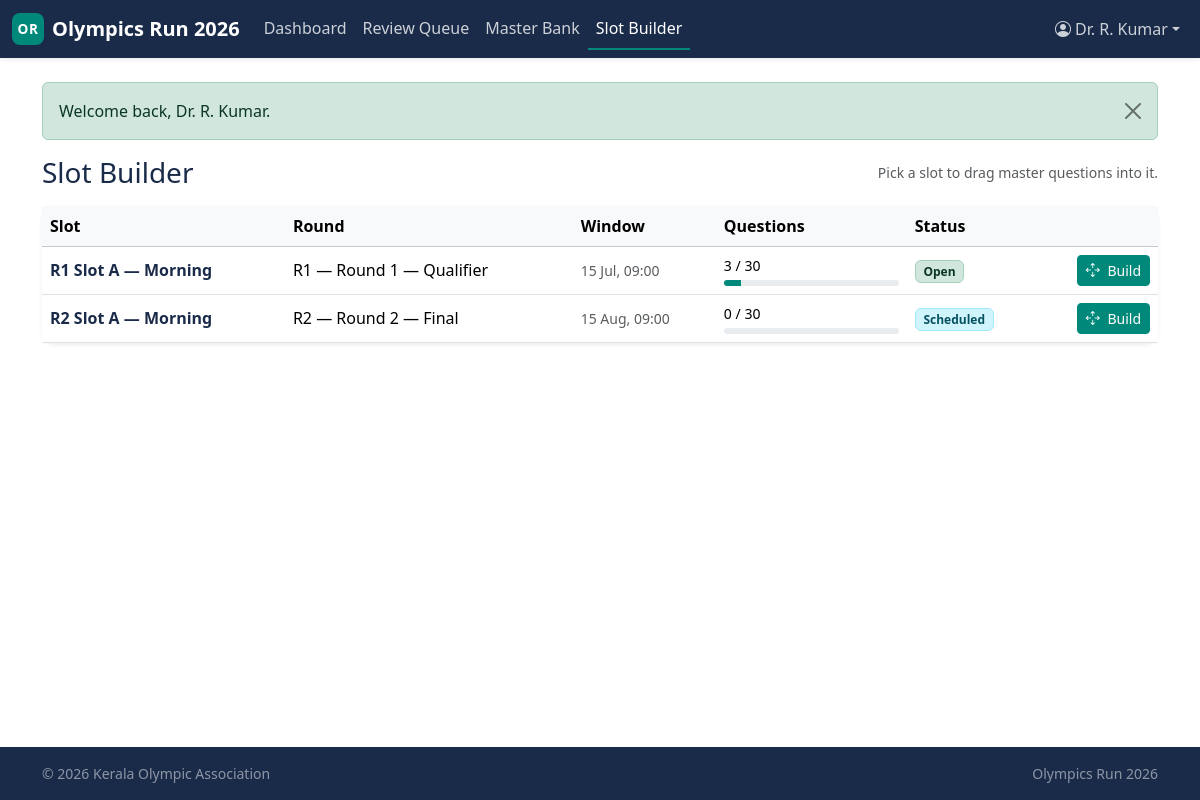
The page /panelist/slots (signed in) on the database its author committed.
### tables this page shows
CREATE TABLE slots (
    slot_id        INT UNSIGNED  NOT NULL AUTO_INCREMENT,
    round_id       INT UNSIGNED  NOT NULL,
    slot_label     VARCHAR(100)  NULL,
    starts_at      DATETIME      NOT NULL,
    ends_at        DATETIME      NOT NULL,
    capacity       INT UNSIGNED  NOT NULL DEFAULT 50,
    status         ENUM('scheduled','open','closed','cancelled')
                            NOT NULL DEFAULT 'scheduled',
    created_by_user_id INT UNSIGNED NULL,
    created_at     DATETIME      NOT NULL DEFAULT CURRENT_TIMESTAMP,
    updated_at     DATETIME      NOT NULL DEFAULT CURRENT_TIMESTAMP
                                                ON UPDATE CURRENT_TIMESTAMP,
    PRIMARY KEY (slot_id),
    KEY idx_slot_round (round_id),
    KEY idx_slot_starts (starts_at),
    KEY idx_slot_status (status),
    CONSTRAINT fk_slot_round
        FOREIGN KEY (round_id) REFERENCES rounds(round_id)
        ON DELETE CASCADE,
    CONSTRAINT fk_slot_creator
        FOREIGN KEY (created_by_user_id)
            REFERENCES association_users(association_user_id)
        ON DELETE SET NULL
);

CREATE TABLE rounds (
    round_id              INT UNSIGNED  NOT NULL AUTO_INCREMENT,
    association_id        INT UNSIGNED  NOT NULL,
    round_number          TINYINT UNSIGNED NOT NULL,
    name                  VARCHAR(100)  NOT NULL,
    description           TEXT          NULL,
    slot_duration_minutes INT UNSIGNED  NOT NULL DEFAULT 30,
    quiz_duration_minutes INT UNSIGNED  NOT NULL DEFAULT 15,
    questions_per_quiz    INT UNSIGNED  NOT NULL DEFAULT 30,
    marks_correct         DECIMAL(5,2)  NOT NULL DEFAULT 1.00,
    marks_wrong           DECIMAL(5,2)  NOT NULL DEFAULT 0.00,
    marks_unanswered      DECIMAL(5,2)  NOT NULL DEFAULT 0.00,
    qualifiers_count      INT UNSIGNED  NULL,
    status                ENUM('draft','open','closed','published')
                                NOT NULL DEFAULT 'draft',
    starts_at             DATETIME      NULL,
    ends_at               DATETIME      NULL,
    created_at            DATETIME      NOT NULL DEFAULT CURRENT_TIMESTAMP,
    updated_at            DATETIME      NOT NULL DEFAULT CURRENT_TIMESTAMP
                                                ON UPDATE CURRENT_TIMESTAMP,
    PRIMARY KEY (round_id),
    UNIQUE KEY uniq_assoc_round (association_id, round_number),
    KEY idx_round_status (status),
    CONSTRAINT fk_round_assoc
        FOREIGN KEY (association_id) REFERENCES associations(association_id)
        ON DELETE CASCADE
);

### includes/helpers.php (called while the page is built, shortened)
<?php
function e(?string $value): string
{
    return htmlspecialchars((string)$value, ENT_QUOTES | ENT_SUBSTITUTE, 'UTF-8');
}
function view(string $template, array $data = []): string
{
    $__file = __DIR__ . '/../views/' . $template . '.php';
    extract($data, EXTR_SKIP);
    include $__file;
    return ob_get_clean();
}
function render(string $template, array $data = []): void
{
    $content   = view($template, $data);
    include __DIR__ . '/../views/layouts/app.php';
}
function status_badge(?string $status): string
{
    $map = [
        'active'         => 'bg-success-subtle text-success-emphasis border border-success-subtle',
        'approved'       => 'bg-success-subtle text-success-emphasis border border-success-subtle',
        'open'           => 'bg-success-subtle text-success-emphasis border border-success-subtle',
        'published'      => 'bg-success-subtle text-success-emphasis border border-success-subtle',
        'pending'        => 'bg-warning-subtle text-warning-emphasis border border-warning-subtle',
        'needs_revision' => 'bg-warning-subtle text-warning-emphasis border border-warning-subtle',
        'scheduled'      => 'bg-info-subtle text-info-emphasis border border-info-subtle',
        'draft'          => 'bg-secondary-subtle text-secondary-emphasis border border-secondary-subtle',
        'closed'         => 'bg-secondary-subtle text-secondary-emphasis border border-secondary-subtle',
        'inactive'       => 'bg-secondary-subtle text-secondary-emphasis border border-secondary-subtle',
        'suspended'      => 'bg-danger-subtle text-danger-emphasis border border-danger-subtle',
        'rejected'       => 'bg-danger-subtle text-danger-emphasis border border-danger-subtle',
        'cancelled'      => 'bg-danger-subtle text-danger-emphasis border border-danger-subtle',
        'disqualified'   => 'bg-danger-subtle text-danger-emphasis border border-danger-subtle',
    ];
    $key = strtolower((string)$status);
    return 'badge ' . ($map[$key] ?? 'bg-light text-dark border');
}
function status_label(?string $status): string
{
    return ucwords(str_replace('_', ' ', (string)$status));
}
function dt_display(?string $mysqlDatetime, string $format = 'd M Y, h:i A'): string
{
    $ts = strtotime($mysqlDatetime);
    return $ts === false ? '—' : date($format, $ts);
}

### controllers/PanelistSlotsController.php (called while the page is built, shortened)
<?php
final class PanelistSlotsController
{
    public function index(): void
    {
        $associationId = $this->associationId();
        render('panelist/slots/index', [
            'title' => 'Slot Builder — Panel',
            'slots' => SlotQuestion::slotsForAssociation($associationId),
        ]);
    }
    private function associationId(): int
    {
        $id = Auth::associationId();
        return $id;
    }
}

### includes/Database.php (called while the page is built, shortened)
<?php
final class Database
{
    private static ?PDO $pdo = null;
    public static function connection(): PDO
    {
        $cfg = $GLOBALS['APP_CONFIG']['db'];
        $dsn = sprintf(
            'mysql:host=%s;port=%d;dbname=%s;charset=%s',
            $cfg['host'],
            $cfg['port'],
            $cfg['name'],
            $cfg['charset']
        );
        self::$pdo = new PDO($dsn, $cfg['user'], $cfg['pass'], [
            PDO::ATTR_ERRMODE            => PDO::ERRMODE_EXCEPTION,
            PDO::ATTR_DEFAULT_FETCH_MODE => PDO::FETCH_ASSOC,
            PDO::ATTR_EMULATE_PREPARES   => false,
            PDO::MYSQL_ATTR_INIT_COMMAND => "SET NAMES utf8mb4 COLLATE utf8mb4_unicode_ci",
        ]);
        return self::$pdo;
    }
    public static function query(string $sql, array $params = []): PDOStatement
    {
        $stmt = self::connection()->prepare($sql);
        $stmt->execute($params);
        return $stmt;
    }
    public static function fetchAll(string $sql, array $params = []): array
    {
        return self::query($sql, $params)->fetchAll();
    }
}

### models/SlotQuestion.php (called while the page is built, shortened)
<?php
final class SlotQuestion
{
    public static function slotsForAssociation(int $associationId): array
    {
        return Database::fetchAll(
            'SELECT s.*, r.round_number, r.name AS round_name,
                    r.questions_per_quiz,
                    (SELECT COUNT(*) FROM slot_questions sq
                      WHERE sq.slot_id = s.slot_id) AS question_count
               FROM slots s
               JOIN rounds r ON r.round_id = s.round_id
              WHERE r.association_id = ?
              ORDER BY r.round_number, s.starts_at',
            [$associationId]
        );
    }
}

### views/panelist/slots/index.php (the view, shortened to what this page needs)
<div class="d-md-flex justify-content-between align-items-center mb-3">
    <h1 class="h3 text-navy mb-2 mb-md-0">Slot Builder</h1>
    <span class="text-muted small">Pick a slot to drag master questions into it.</span>
</div>
<div class="card panel border-0 shadow-sm">
    <div class="table-responsive">
        <table class="table align-middle mb-0">
            <thead class="table-light">
                <tr>
                    <th>Slot</th>
                    <th class="d-none d-md-table-cell">Round</th>
                    <th class="d-none d-md-table-cell">Window</th>
                    <th>Questions</th>
                    <th>Status</th>
                    <th></th>
                </tr>
            </thead>
            <tbody>
                <?php if (empty($slots)): ?>
                    <tr><td colspan="6" class="text-center text-muted py-4">No slots yet for your association.</td></tr>
                <?php else: foreach ($slots as $s):
                    $target = (int)$s['questions_per_quiz'];
                    $count  = (int)$s['question_count'];
                    $pct = $target > 0 ? min(100, (int)round($count / $target * 100)) : 0;
                    $isOverflow = $count > $target; ?>
                    <tr>
                        <td>
                            <a href="/panelist/slots/<?= (int)$s['slot_id'] ?>" class="fw-semibold text-navy text-decoration-none">
                                <?= e($s['slot_label'] ?? '#' . $s['slot_id']) ?>
                            </a>
                        </td>
                        <td class="d-none d-md-table-cell">
                            R<?= (int)$s['round_number'] ?> — <?= e($s['round_name']) ?>
                        </td>
                        <td class="d-none d-md-table-cell small text-muted">
                            <?= e(dt_display($s['starts_at'], 'd M, H:i')) ?>
                        </td>
                        <td style="min-width:140px">
                            <div class="small mb-1 <?= $isOverflow ? 'text-danger fw-semibold' : '' ?>">
                                <?= $count ?> / <?= $target ?>
                            </div>
                            <div class="progress" style="height:6px">
                                <div class="progress-bar <?= $isOverflow ? 'bg-danger' : 'bg-accent' ?>"
                                     style="width: <?= $pct ?>%"></div>
                            </div>
                        </td>
                        <td><span class="<?= status_badge($s['status']) ?>"><?= e(status_label($s['status'])) ?></span></td>
                        <td class="text-end">
                            <a href="/panelist/slots/<?= (int)$s['slot_id'] ?>"
                               class="btn btn-sm btn-accent text-white">
                                <i class="bi bi-arrows-move me-1"></i> Build
                            </a>
                        </td>
                    </tr>
                <?php endforeach; endif; ?>
            </tbody>
        </table>
    </div>
</div>

### public/index.php (shortened to what this page needs)
<?php
$reqPath = strtok($_SERVER['REQUEST_URI'] ?? '/', '?') ?: '/';
$reqPath = rtrim($reqPath, '/') ?: '/';
$method  = $_SERVER['REQUEST_METHOD'] ?? 'GET';
foreach ($routes as $pattern => $handler) {
    [$rMethod, $rPath] = explode(' ', $pattern, 2);
    if ($rMethod !== $method) continue;
    if (!str_contains($rPath, '{')) {
        if ($rPath !== $reqPath) continue;
        $params = [];
    }
    if (is_array($handler)) {
        [$class, $methodName] = $handler;
        (new $class)->$methodName(...$params);
    } else {
        $handler(...$params);
    }
    return;
}

### public/css/app.css (style rules this page uses)
:root { --or-navy: #1A2B49; --or-navy-700: #14223A; --or-navy-300: #4A5A75; --or-teal: #00897B; --or-teal-700: #006B61; --or-teal-300: #4DB6A6; --or-panel: #F5F7FA; --or-panel-dark: #E6EAF1; --or-bg: #FFFFFF; --or-text: #1F2937; --or-muted: #6B7280; }
:root, [data-bs-theme="light"] { --bs-primary: var(--or-navy); --bs-primary-rgb: 26, 43, 73; --bs-link-color: var(--or-teal); --bs-link-color-rgb: 0, 137, 123; --bs-link-hover-color: var(--or-teal-700); --bs-body-bg: var(--or-bg); --bs-body-color: var(--or-text); }
body.bg-app { background-color: var(--or-bg); color: var(--or-text); }
.text-navy { color: var(--or-navy) !important; }
.card.panel { background-color: var(--or-panel); border-radius: 0.75rem; }
.btn-accent { --bs-btn-color: #fff; --bs-btn-bg: var(--or-teal); --bs-btn-border-color: var(--or-teal); --bs-btn-hover-color: #fff; --bs-btn-hover-bg: var(--or-teal-700); --bs-btn-hover-border-color: var(--or-teal-700); --bs-btn-active-color: #fff; --bs-btn-active-bg: var(--or-teal-700); --bs-btn-active-border-color: var(--or-teal-700); }

### views/panelist/slots/index.php (style rules this page uses)
.bg-accent { background-color:var(--or-teal)!important; }

### rows shown on the page
slots: slot_label "R1 Slot A — Morning", round.round_number "1", round.name "Round 1 — Qualifier", starts_at "15 Jul, 09:00", count "3", round.questions_per_quiz "30", status "Open"
slots: slot_label "R2 Slot A — Morning", round.round_number "2", round.name "Round 2 — Final", starts_at "15 Aug, 09:00", count "0", round.questions_per_quiz "30", status "Scheduled"

### other values the page prints
$item['label'] "Dashboard"
$item['label'] "Review Queue"
$item['label'] "Master Bank"
$item['label'] "Slot Builder"
$msg "Welcome back, Dr. R. Kumar."
